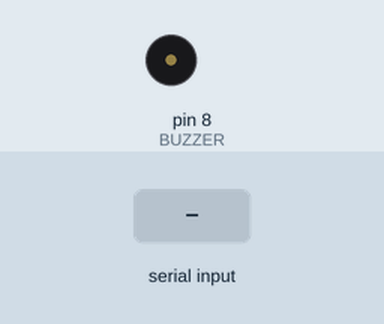
This sketch was run on a simulated Arduino Uno, built with avr-gcc and run on an emulated ATmega328P. Shown: buzzer (waves = sounding). The test bench sets the inputs (shaded band).

Above: at 1.2 s.
1.3 s: "M" received over Serial
At 1.31 s:
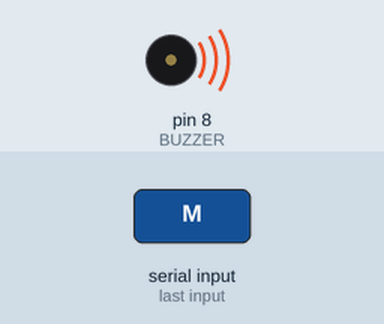
Timing chart, 0 to 4.3 s (numbered marks = the images above; inputs shaded):
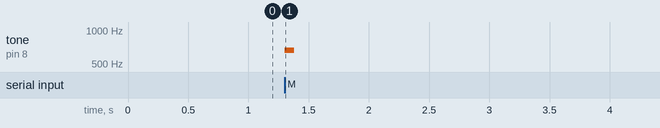

The sketch:

week09_3_MakerUNO_D8.ino
```cpp
// week09_3_MakerUNO_D8
// Arduino Uno + MakerUNO Pin 8 Buzzer
// Processing 2048 -> USB Serial -> Arduino

const byte BUZZER = 8;

const byte QUEUE_CAP = 48;
char events[QUEUE_CAP];

byte qHead = 0;
byte qTail = 0;

bool playing = false;
unsigned long soundEnd = 0;

void enqueue(char ch) {
  byte next = (qTail + 1) % QUEUE_CAP;

  if (next == qHead) return;

  events[qTail] = ch;
  qTail = next;
}

// Play different sounds for game events
void playEvent(char ch) {

  int frequency = 0;
  int duration = 0;

  if (ch == 'M') {
    frequency = 660;
    duration = 80;
  }
  else if (ch == 'C') {
    frequency = 988;
    duration = 200;
  }
  else if (ch == 'N') {
    frequency = 523;
    duration = 120;
  }

  if (frequency == 0) return;

  tone(BUZZER, frequency);

  soundEnd = millis() + duration;
  playing = true;
}

void setup() {
  pinMode(BUZZER, OUTPUT);
  digitalWrite(BUZZER, LOW);

  Serial.begin(115200);
}

void loop() {

  // Receive events from Processing
  while (Serial.available() > 0) {

    char ch = (char)Serial.read();

    if (ch == 'M' || ch == 'C' || ch == 'N') {
      enqueue(ch);
    }
  }

  // Stop sound when time is up
  if (playing && (long)(millis() - soundEnd) >= 0) {
    noTone(BUZZER);
    playing = false;
  }

  // Play next queued event
  if (!playing && qHead != qTail) {

    char ch = events[qHead];

    qHead = (qHead + 1) % QUEUE_CAP;

    playEvent(ch);
  }
}
```

Measured:
- after the input at 1.3 s, tone on pin 8 (BUZZER): silent → 660 Hz at once, → silent 0.08 s later
